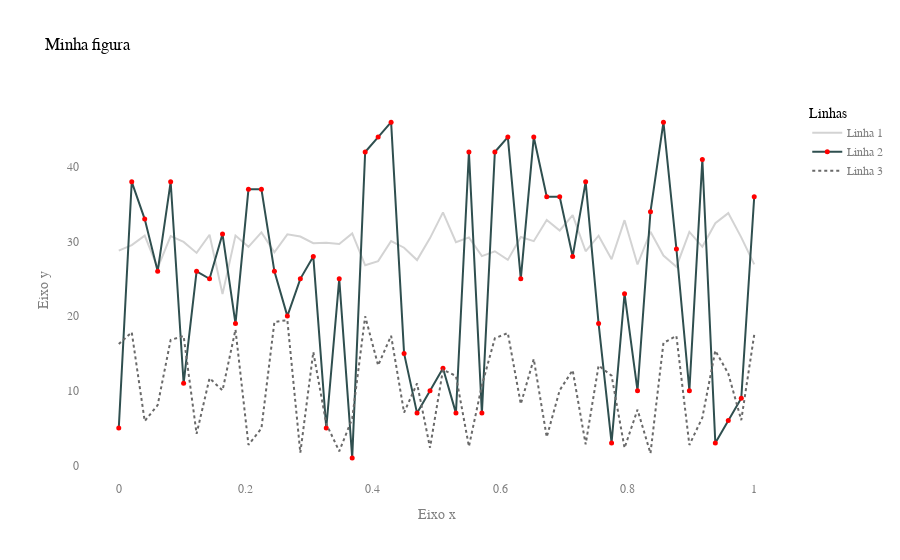

This figure's notebook cell:
### Code cell
# Outra forma de plotar o gráfico acima
from turtle import title


fig = go.Figure()

fig.add_trace(go.Scatter(x=x, 
                y=random_y1,
                mode = 'lines', 
                line=dict(color='#d3d3d3'),
                name='Linha 1'
    )
)
fig.add_trace(go.Scatter(x=x, 
                y=random_y2,
                mode = 'lines+markers', 
                line=dict(color='#2F4F4F'),
                name='Linha 2',
                marker=dict(size=5, color='red')
    )
)
fig.add_trace(go.Scatter(x=x, 
                y=random_y3,
                mode = 'lines', 
                line=dict(color='#696969',dash='dot',width=2),
                name='Linha 3'
    )
)
fig.update_layout(
    plot_bgcolor='white',
    title='Minha figura',
    font_family='Arial',
    font_color='gray',
    title_font_color='black',
    xaxis=dict(title='Eixo x'),
    yaxis=dict(title='Eixo y'),
    legend_title='Linhas',
    legend_title_font_color = 'black'

)
fig.show()

### Figure 1 — Plotly figure (JSON) as saved in the notebook; plotly's stock layout.template omitted (floating-point values rounded to 4 significant figures)
{"data": [{"line": {"color": "#d3d3d3"}, "mode": "lines", "name": "Linha 1", "type": "scatter", "x": [0, 0.02041, 0.04082, 0.06122, 0.08163, 0.102, 0.1224, 0.1429, 0.1633, 0.1837, 0.2041, 0.2245, 0.2449, 0.2653, 0.2857, 0.3061, 0.3265, 0.3469, 0.3673, 0.3878, 0.4082, 0.4286, 0.449, 0.4694, 0.4898, 0.5102, 0.5306, 0.551, 0.5714, 0.5918, 0.6122, 0.6327, 0.6531, 0.6735, 0.6939, 0.7143, 0.7347, 0.7551, 0.7755, 0.7959, 0.8163, 0.8367, 0.8571, 0.8776, 0.898, 0.9184, 0.9388, 0.9592, 0.9796, 1], "y": [28.77, 29.52, 30.78, 26.47, 30.72, 29.94, 28.47, 30.91, 22.95, 30.8, 29.29, 31.22, 28.55, 30.96, 30.67, 29.78, 29.84, 29.68, 31.09, 26.81, 27.38, 30.06, 29.17, 27.51, 30.45, 33.9, 29.91, 30.55, 28.04, 28.69, 27.54, 30.6, 30.05, 32.9, 31.47, 33.54, 28.69, 30.77, 27.62, 32.86, 26.92, 31.3, 28.12, 26.62, 31.28, 29.28, 32.45, 33.81, 30.55, 26.93]}, {"line": {"color": "#2F4F4F"}, "marker": {"color": "red", "size": 5}, "mode": "lines+markers", "name": "Linha 2", "type": "scatter", "x": [0, 0.02041, 0.04082, 0.06122, 0.08163, 0.102, 0.1224, 0.1429, 0.1633, 0.1837, 0.2041, 0.2245, 0.2449, 0.2653, 0.2857, 0.3061, 0.3265, 0.3469, 0.3673, 0.3878, 0.4082, 0.4286, 0.449, 0.4694, 0.4898, 0.5102, 0.5306, 0.551, 0.5714, 0.5918, 0.6122, 0.6327, 0.6531, 0.6735, 0.6939, 0.7143, 0.7347, 0.7551, 0.7755, 0.7959, 0.8163, 0.8367, 0.8571, 0.8776, 0.898, 0.9184, 0.9388, 0.9592, 0.9796, 1], "y": [5, 38, 33, 26, 38, 11, 26, 25, 31, 19, 37, 37, 26, 20, 25, 28, 5, 25, 1, 42, 44, 46, 15, 7, 10, 13, 7, 42, 7, 42, 44, 25, 44, 36, 36, 28, 38, 19, 3, 23, 10, 34, 46, 29, 10, 41, 3, 6, 9, 36]}, {"line": {"color": "#696969", "dash": "dot", "width": 2}, "mode": "lines", "name": "Linha 3", "type": "scatter", "x": [0, 0.02041, 0.04082, 0.06122, 0.08163, 0.102, 0.1224, 0.1429, 0.1633, 0.1837, 0.2041, 0.2245, 0.2449, 0.2653, 0.2857, 0.3061, 0.3265, 0.3469, 0.3673, 0.3878, 0.4082, 0.4286, 0.449, 0.4694, 0.4898, 0.5102, 0.5306, 0.551, 0.5714, 0.5918, 0.6122, 0.6327, 0.6531, 0.6735, 0.6939, 0.7143, 0.7347, 0.7551, 0.7755, 0.7959, 0.8163, 0.8367, 0.8571, 0.8776, 0.898, 0.9184, 0.9388, 0.9592, 0.9796, 1], "y": [16.25, 17.84, 5.933, 8.078, 16.81, 17.33, 4.221, 11.68, 10.04, 18.19, 2.741, 4.954, 19.22, 19.45, 1.688, 15.19, 5.575, 1.882, 6.268, 19.98, 13.4, 17.36, 7.068, 10.97, 2.363, 12.81, 11.98, 2.529, 10.72, 17.03, 17.74, 8.215, 14.25, 3.786, 10.07, 12.74, 2.815, 13.38, 12.02, 2.339, 7.46, 1.598, 16.41, 17.34, 2.732, 6.397, 15.38, 12.29, 6.057, 17.51]}], "layout": {"font": {"color": "gray", "family": "Arial"}, "legend": {"title": {"font": {"color": "black"}, "text": "Linhas"}}, "plot_bgcolor": "white", "title": {"font": {"color": "black"}, "text": "Minha figura"}, "xaxis": {"title": {"text": "Eixo x"}}, "yaxis": {"title": {"text": "Eixo y"}}}}
